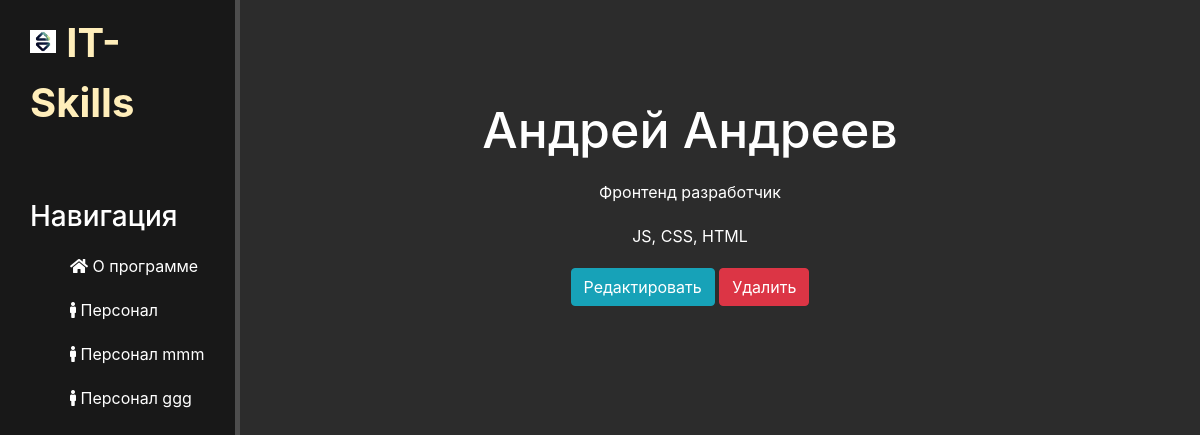
The page /emplo/5/ on the database its author committed.
### emplo/models.py (models this page shows, shortened)
class Employee(models.Model):
    name = models.CharField('Имя', max_length=20, default='')
    position = models.CharField('Должность', max_length=20, default='')
    skill = models.TextField('Навыки', default = '')
    level = models.CharField('Уровень', max_length = 5, default='')
    fit_level = models.FloatField('Соответствие', default=0)
    class Meta:
        verbose_name="Сотрудник"
        verbose_name_plural = 'Сотрудники'

### emplo/views.py (the view)
# urls.py: path('<int:pk>/', views.EmploDetailView.as_view(), name='emplo-detail'),
class EmploDetailView(DetailView):
    model = Employee
    template_name = 'emplo/details_view.html'
    context_object_name = 'article'

### emplo/templates/emplo/details_view.html (shortened to what this page needs)
{% extends "main/layout.html" %}
{% block content %}
    <div class="features">
        <h1>{{ article.name }}</h1>
        <p>{{ article.position }}</p>
        <p>{{ article.skill }}</p>
        <a href="{% url 'emplo-update' article.id %}" class="btn btn-info">Редактировать</a>
        <a href="{% url 'emplo-delete' article.id %}" class="btn btn-danger">Удалить</a>
    </div>
{% endblock %}

### main/static/main/css/main.css (style rules this page uses)
body { background: #2c2c2c; }
main .features { float: left; color: #fff; margin-top: 100px; text-align: center; width: 75%; }
main .features h1 { font-size: 50px; }
main .features p { max-width: 400 px; margin: 20px auto; }

### rows shown on the page
Employee: name "Андрей Андреев", position "Фронтенд разработчик", skill "JS, CSS, HTML"
